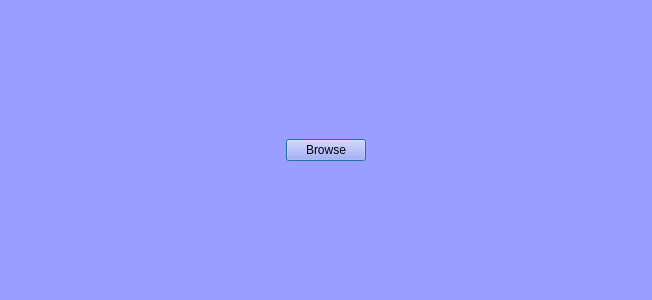
<?xml version="1.0" encoding="UTF-8"?>
<ui version="4.0">
 <class>detection</class>
 <widget class="QDialog" name="detection">
  <property name="geometry">
   <rect>
    <x>0</x>
    <y>0</y>
    <width>652</width>
    <height>300</height>
   </rect>
  </property>
  <property name="windowTitle">
   <string>DecTrack</string>
  </property>
  <property name="styleSheet">
   <string notr="true">background-color:rgb(153, 158, 255);</string>
  </property>
  <layout class="QGridLayout" name="gridLayout">
   <item row="0" column="0">
    <spacer name="horizontalSpacer">
     <property name="orientation">
      <enum>Qt::Horizontal</enum>
     </property>
     <property name="sizeHint" stdset="0">
      <size>
       <width>40</width>
       <height>20</height>
      </size>
     </property>
    </spacer>
   </item>
   <item row="0" column="1">
    <widget class="QPushButton" name="executehog">
     <property name="text">
      <string>Browse</string>
     </property>
    </widget>
   </item>
   <item row="0" column="2">
    <spacer name="horizontalSpacer_2">
     <property name="orientation">
      <enum>Qt::Horizontal</enum>
     </property>
     <property name="sizeHint" stdset="0">
      <size>
       <width>40</width>
       <height>20</height>
      </size>
     </property>
    </spacer>
   </item>
  </layout>
 </widget>
 <resources/>
 <connections/>
</ui>
